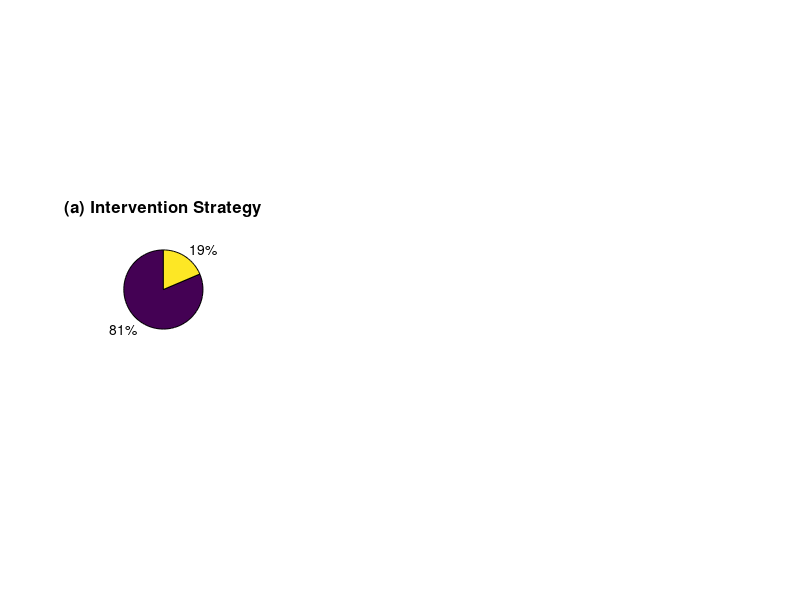

Here is the MATLAB script that generated this plot: (Note: this script raises an error after producing the figure.)
% Pie charts for intervention components (Updated with data from Table 2)
figure('Position', [100, 100, 1600, 500]);

% Pie chart 1: Intervention Strategy
subplot(1, 4, 1);
strategy_data = [35, 8];
strategy_labels = {'PC', 'Integrated'};
h1 = pie(strategy_data);
title('(a) Intervention Strategy', 'FontSize', 12, 'FontWeight', 'bold');
% Remove text from slices
p1 = findobj(h1, 'Type', 'text');
for i = 1:length(p1)
    p1(i).String = '';
end
legend_labels1 = {sprintf('PC (35, %d%%)', round(35/43*100)), ...
                  sprintf('Integrated (8, %d%%)', round(8/43*100))};
legend(legend_labels1, 'Location', 'eastoutside', 'FontSize', 9);

% Pie chart 2: Delivery Platform (updated)
subplot(1, 4, 2);
platform_data = [5, 38];                      % School: 5, Community: 38
platform_labels = {'School', 'Community'};
h2 = pie(platform_data);
title('(b) Delivery Platform', 'FontSize', 12, 'FontWeight', 'bold');
p2 = findobj(h2, 'Type', 'text');
for i = 1:length(p2)
    p2(i).String = '';
end
legend_labels2 = {sprintf('School (5, %d%%)', round(5/43*100)), ...
                  sprintf('Community (38, %d%%)', round(38/43*100))};
legend(legend_labels2, 'Location', 'eastoutside', 'FontSize', 9);

% Pie chart 3: Target Population
subplot(1, 4, 3);
target_data = [17, 5, 2, 19];
target_labels = {'Community-wide', 'SAC only', 'WRA only', 'SAC + Adults'};
h3 = pie(target_data);
title('(c) Target Population', 'FontSize', 12, 'FontWeight', 'bold');
p3 = findobj(h3, 'Type', 'text');
for i = 1:length(p3)
    p3(i).String = '';
end
legend_labels3 = {sprintf('Community-wide (17, %d%%)', round(17/43*100)), ...
                  sprintf('SAC only (5, %d%%)', round(5/43*100)), ...
                  sprintf('WRA only (2, %d%%)', round(2/43*100)), ...
                  sprintf('SAC + Adults (19, %d%%)', round(19/43*100))};
legend(legend_labels3, 'Location', 'eastoutside', 'FontSize', 9);

% Pie chart 4: Treatment Regimen
subplot(1, 4, 4);
regimen_data = [40, 3];
regimen_labels = {'Single therapy', 'Dual therapy'};
h4 = pie(regimen_data);
title('(d) Treatment Regimen', 'FontSize', 12, 'FontWeight', 'bold');
p4 = findobj(h4, 'Type', 'text');
for i = 1:length(p4)
    p4(i).String = '';
end
legend_labels4 = {sprintf('Single therapy (40, %d%%)', round(40/43*100)), ...
                  sprintf('Dual therapy (3, %d%%)', round(3/43*100))};
legend(legend_labels4, 'Location', 'eastoutside', 'FontSize', 9);

% Optional overall title
% sgtitle('Distribution of Intervention Components (N = 43 studies)', 'FontSize', 14, 'FontWeight', 'bold');
set(gcf, 'Color', 'white');
